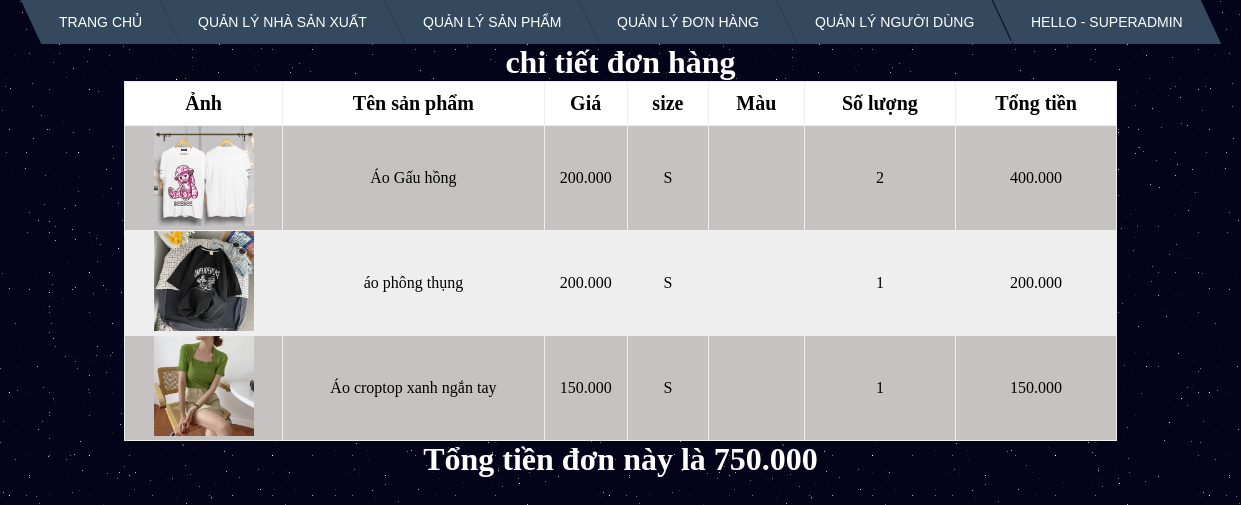
Screenshot of /admin/orders/detail.php?id=20 (signed in) with the database file from the repository.
### tables this page shows
CREATE TABLE `order_product` (
  `order_id` int(11) NOT NULL,
  `product_id` int(11) NOT NULL,
  `quantity` int(11) NOT NULL,
  `size_product_id` int(11) NOT NULL,
  `color_product_id` int(11) NOT NULL
);

CREATE TABLE `products` (
  `id` int(11) NOT NULL,
  `name` varchar(50) NOT NULL,
  `image` varchar(200) NOT NULL,
  `price` float NOT NULL,
  `description` text NOT NULL,
  `manufacturer_id` int(11) NOT NULL
);

CREATE TABLE `product_size` (
  `size_id` int(11) NOT NULL,
  `size_name` varchar(2) NOT NULL
);

### admin/orders/detail.php (the view, shortened to what this page needs)
<!DOCTYPE html>
<html>
<head>
    <link rel="stylesheet" href="../css/menu.css">
    <link rel="stylesheet" href="../css/table.css">
    <link rel="stylesheet" href="../css/bg-galaxy.css">
</head>
<body>
    <?php
	include'../menu.php';
	$order_id = $_GET['id'];
	require '../connect.php';
	$sql = "select
*
from order_product
join products on products.id = order_product.product_id
where order_id = '$order_id'";
	$result = mysqli_query($connect, $sql);
	$sum = 0;
	?>
    <h1>chi tiết đơn hàng</h1>
    <table border="1" width="100%">
        <tr>
            <th>Ảnh</th>
            <th>Tên sản phẩm</th>
            <th>Giá</th>
            <th>size</th>
            <th>Màu</th>
            <th>Số lượng</th>
            <th>Tổng tiền</th>
        </tr>
        <?php foreach ($result as $each) : ?>
        <tr>
            <td><img height='100' src="../products/photos/<?php echo $each['image'] ?>"></td>
            <td><?php echo $each['name'] ?></td>
            <td><?php echo number_format($each['price'], 0, ',', '.') ?></td>
            <td>
                <?php
					$sisi = $each['size_product_id'];
					$sql1 = "select * from product_size where size_id=$sisi";
					$result1 = mysqli_query($connect, $sql1);
					$each1 = mysqli_fetch_array($result1)
					?>
                <?php echo $each1['size_name'] ?>
            </td>
            <td>
            </td>
            <td>
                <?php echo $each['quantity'] ?>
            </td>
            <td>
                <?php
					$result = $each['price'] * $each['quantity'];
					echo number_format($result, 0, ',', '.');
					$sum += $result;
					?>
            </td>
        </tr>
        <?php endforeach ?>
    </table>
    <h1>
        Tổng tiền đơn này là <?php echo  number_format($sum, 0, ',', '.') ?>
    </h1>
</body>
</html>

### admin/css/menu.css (style rules this page uses)
h1 { color: #fff; }

### admin/css/table.css (style rules this page uses)
* { margin: 0; padding: 0; box-sizing: border-box; }
table { margin: auto; width: 80%; border:none; border-collapse: collapse; }
h1 { text-align: center; }
tr { text-align: center; }
tr:nth-child(odd) { background-color: #EEEEEE; }
tr:nth-child(even) { background-color: #c7c2c2; }
tr:first-child { background-color: #ffffff; }
tr:first-child th { padding: 10px; font-size: 20px; }

### admin/css/bg-galaxy.css (style rules this page uses)
body { background-color: #03031A; }

### rows the page displays
order_product: product.image (picture), product.name "Áo Gấu hồng", product.price "200.000", product_size.size_name "S", quantity "2", result "400.000"
order_product: product.image (picture), product.name "áo phông thụng", product.price "200.000", product_size.size_name "S", quantity "1", result "200.000"
order_product: product.image (picture), product.name "Áo croptop xanh ngắn tay", product.price "150.000", product_size.size_name "S", quantity "1", result "150.000"

### other values shown
$_SESSION['name'] "SUPERADMIN"
$sum "750.000"
